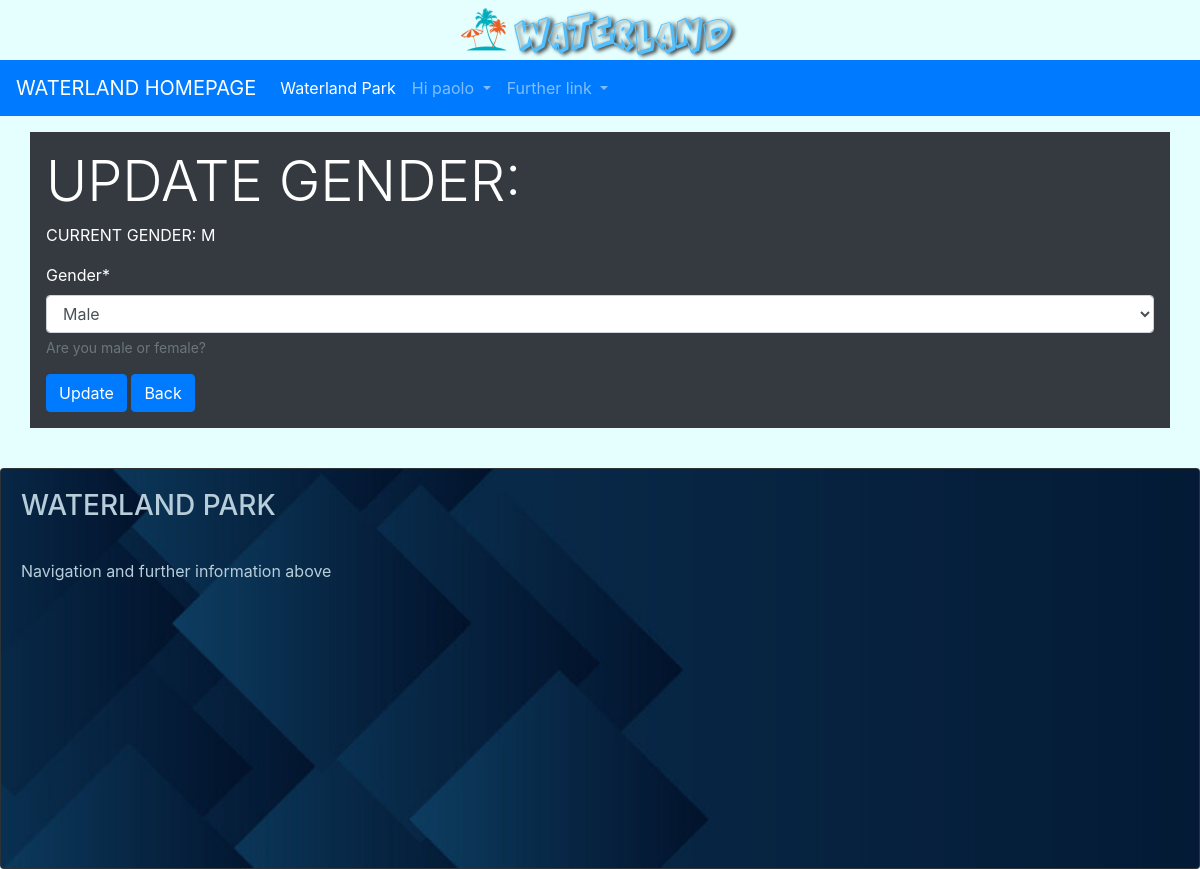
Page /userpark/user_profile/e6a0f6bf-592f-11ed-92c1-92324b7a5a83/update_gender/ (signed in) on the committed database.
### userpark/models.py (models this page shows, shortened)
class User(AbstractUser):
    GENDER_CHOICES = (
        ('M', 'Male'),
        ('F', 'Female'),
    )
    gender = models.CharField(max_length=1, choices=GENDER_CHOICES, help_text="Are you male or female?", null=True, default=None)
    birth_date = models.DateField(help_text="Place your birthday here", null=True,
                                  validators=[MaxValueValidator(limit_value=date.today()-timedelta(days=(365*7))),
                                              MinValueValidator(limit_value=date.today()-timedelta(days=(365*100)))], default=None)
    staff_assigned_code = models.CharField(max_length=5, help_text="Place your staff code here", null=True, unique=True, default=None)
    is_staff_member = models.BooleanField(default=False)
    propic = models.ImageField(upload_to=media_directory_path, blank=True, null=True,
                               default=None, help_text='Add your profile picture here', verbose_name='Picture Profile')
    slug = models.SlugField(null=False, unique=True)  # max length disabled

### userpark/views.py (the view)
# urls.py: path('user_profile/<slug:slug>/update_gender/', UserUpdateGenderView.as_view(), name='user-profile-update-gender'),
class UserUpdateGenderView(LoginRequiredMixin, SuccessMessageMixin, UpdateView):
    model = myUser
    fields = ['gender']
    template_name = 'userpark/profile/update_gender.html'
    success_url = reverse_lazy('userpark:user-profile')
    success_message = 'Gender updated'
    slug_field = 'slug'
    login_url = 'userpark:login'  # Redirect Login needed
    redirect_field_name = 'redirect_to'

### userpark/templates/userpark/profile/update_gender.html (shortened to what this page needs)
{% extends 'navbase.html' %}
{% load crispy_forms_filters %}
{% block bodybase %}
    <div class="container p-3 my-3 bg-dark text-white">
        <h1 class="display-4">UPDATE GENDER:</h1>
        <p>CURRENT GENDER: {{ user.gender }}</p>
        <form method="post">{% csrf_token %}
        {{ form|crispy }}
        <button type="submit" class="btn btn-primary">Update</button>
        <a href="{% url 'userpark:user-profile' %}"> <button type="button" class="btn btn-primary">Back</button> </a>
        </form>
    </div>
    <br>
{% endblock %}

### templates/navbase.html (shortened to what this page needs)
{% extends 'base.html' %}
{% load static %}
{% block head %}
    <nav class="navbar navbar-expand-lg navbar navbar-dark bg-primary">
      <a class="navbar-brand" href="{% url 'home' %}">WATERLAND HOMEPAGE</a>
      <div class="collapse navbar-collapse" id="navbarNavDropdown">
        <ul class="navbar-nav">
          <li class="nav-item active">
            <a class="nav-link" href="{% url 'waterland-park-info-showcase' %}">Waterland Park <span class="sr-only">(current)</span></a>
          </li>
          {% if user.is_authenticated %}
              {% if user.is_staff_member %}
                <li class="nav-item dropdown">
                <a class="nav-link dropdown-toggle" href="#" id="navbarDropdownMenuLink" role="button" data-toggle="dropdown" aria-expanded="false">
                Staff {{ user.username }}
                </a>
                <div class="dropdown-menu" aria-labelledby="navbarDropdownMenuLink">
                <a class="dropdown-item" href="{% url 'userpark:user-profile' %}">Profile</a>
                <a class="dropdown-item" href="{% url 'waterpark:staff-manage-tiket-main' %}">History management Ticket</a>
                <a class="dropdown-item" href="{% url 'waterpark:staff-search-tiket-for-user' %}">Detail Ticket</a>
                <a class="dropdown-item" href="{% url 'waterpark:staff-manage-seasonpass-main' %}">History management SeasonPass</a>
                <a class="dropdown-item" href="{% url 'waterpark:staff-search-seasonpass-for-user' %}">Detail SeasonPass</a>
                <a class="dropdown-item" href="{% url 'reviewpark:faq-staff-list' %}">Answer to FAQ</a>
                <a class="dropdown-item" href="{% url 'userpark:logout' %}">Logout</a>
                </div>
                </li>
            {% else %}
            <li class="nav-item dropdown">
            <a class="nav-link dropdown-toggle" href="#" id="navbarDropdownMenuLink" role="button" data-toggle="dropdown" aria-expanded="false">
             Hi {{ user.username }}
            </a>
          </li>
          {% endif %}
          {% endif %}
          <li class="nav-item dropdown">
            <a class="nav-link dropdown-toggle" href="#" id="navbarDropdownMenuLink" role="button" data-toggle="dropdown" aria-expanded="false">
              Further link
            </a>
          </li>
        </ul>
      </div>
    </nav>
{% endblock %}
{% block body %}
    {% block bodybase %}{% endblock %}
        <footer>
            <div class="card bg-dark text-white">
              <img src="{% static 'img/footer.jpg' %}" class="card-img" alt="footerimg">
              <div class="card-img-overlay">
                <h3 class="card-title" style="color:#b8cdda ; ">WATERLAND PARK</h3>
                  <br>
                <p class="card-text" style="color:#b8cdda ; ">Navigation and further information above</p>
              </div>
            </div>
        </footer>
{% endblock %}

### rows in the picture
User: username "paolo", gender "M", gender "Male"
